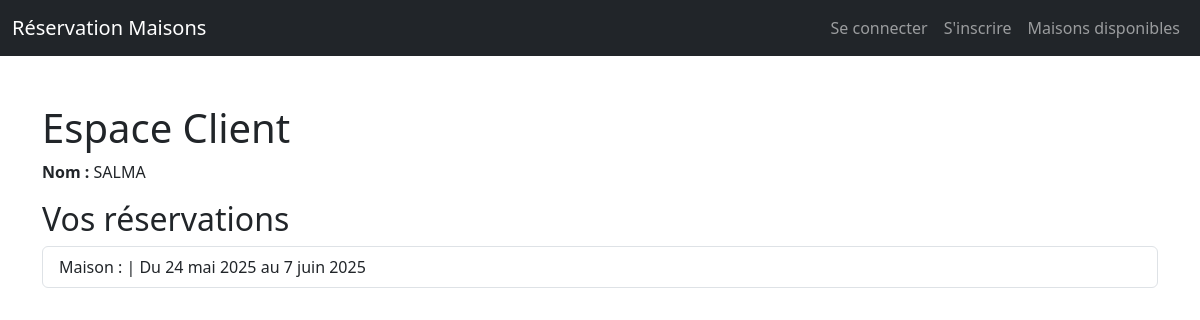
Screenshot of /espace_client/ (signed in) with the database file from the repository.
### booking/models.py (models this page shows, shortened)
class Client(models.Model):
    user = models.OneToOneField(User, on_delete=models.CASCADE, null=True)
    nom = models.CharField(max_length=100)

class Reservation(models.Model):
    maison = models.ForeignKey(Maison, on_delete=models.CASCADE)
    client = models.ForeignKey(Client, on_delete=models.CASCADE)
    date_debut = models.DateField()
    date_fin = models.DateField()

### booking/views.py (the view)
# urls.py: path('espace_client/', views.espace_client, name='espace_client'),
@login_required
def espace_client(request):
    try:
        client = request.user.client
    except ObjectDoesNotExist:
        client = Client.objects.create(user=request.user, nom=request.user.username)
    reservations = Reservation.objects.filter(client=client).order_by('-date_debut')
    return render(request, 'booking/espace_client.html', {'client': client, 'reservations': reservations})

### booking/templates/booking/espace_client.html (shortened to what this page needs)
{% extends 'booking/base.html' %}
{% block content %}
<h1>Espace Client</h1>
<p><strong>Nom :</strong> {{ client.nom }}</p>
<h2>Vos réservations</h2>
{% if reservations %}
    <ul class="list-group">
        {% for res in reservations %}
            <li class="list-group-item">
                Maison : {{ res.maison.nom }} | Du {{ res.date_debut }} au {{ res.date_fin }}
            </li>
        {% endfor %}
    </ul>
{% else %}
    <p>Vous n'avez pas encore de réservation.</p>
{% endif %}
{% endblock %}

### rows the page displays
Client: nom "SALMA"
Reservation: date_debut "24 mai 2025", date_fin "7 juin 2025"
